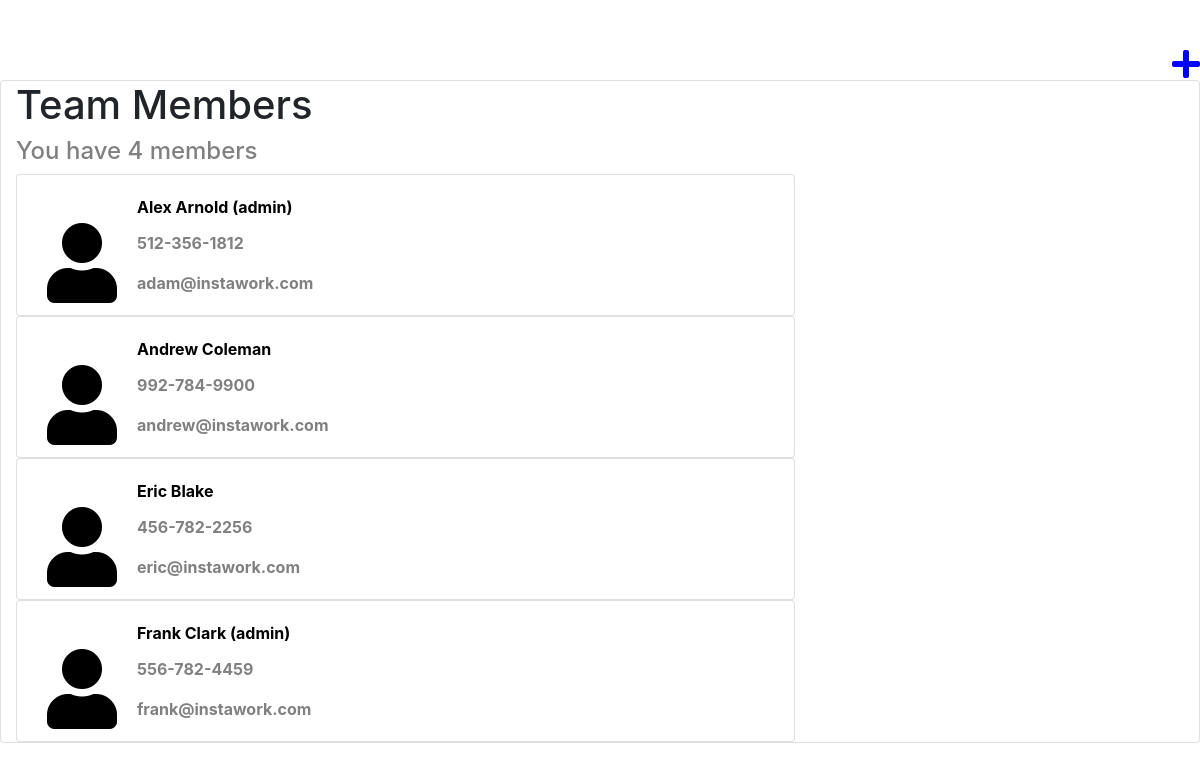
/members/list/, run on an earlier commit of the app's database.
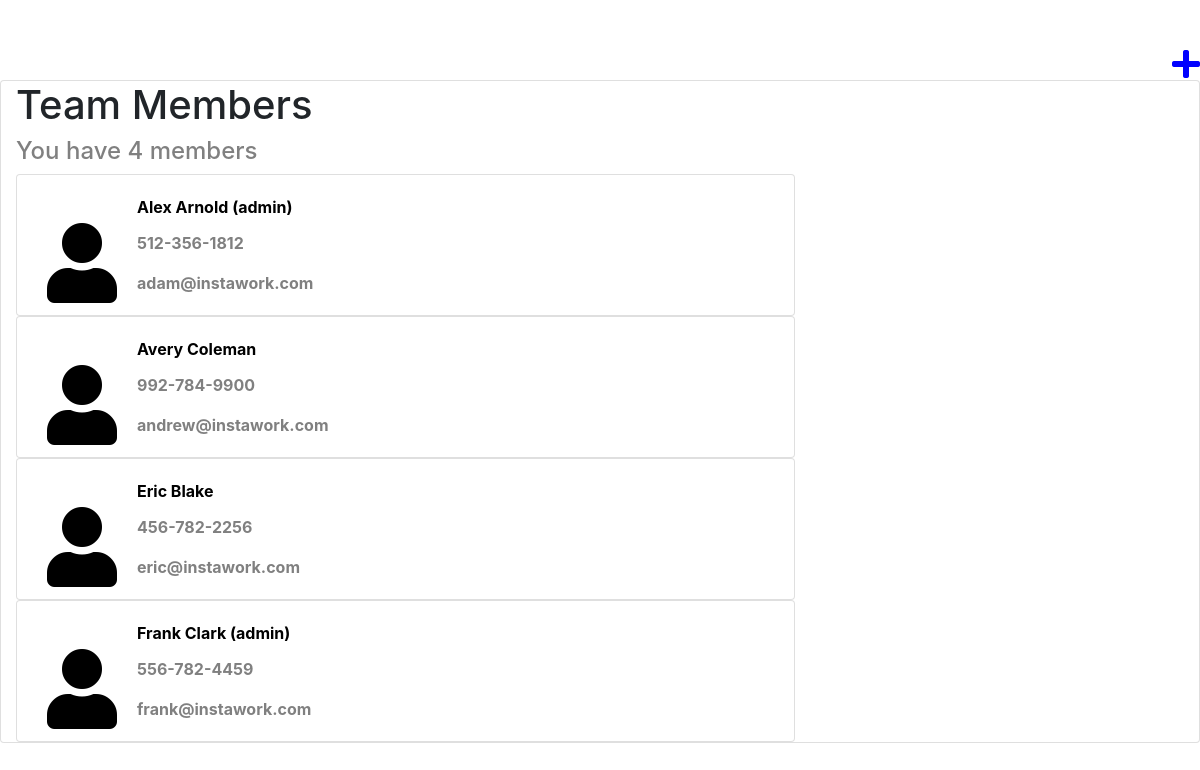
And on a later commit of the database.
### teamlist/models.py (models this page shows)
class TeamMember(models.Model):
    first_name = models.CharField(max_length=100)
    last_name = models.CharField(max_length=100)
    email=models.EmailField(verbose_name='email address' ,
                            max_length=255,
                            unique=True,
    )
    phone=models.CharField(max_length=20,blank=True , validators = [RegexValidator('^\d{3}-\d{3}-\d{4}$' , message='Please enter a valid phone number'),])
    USER_REGULAR = 'USER_REGULAR'
    USER_ADMIN = 'USER_ADMIN'
    USER_CHOICES = (
        (USER_REGULAR , 'REGULAR - Can\'t delete members'),
        (USER_ADMIN , 'ADMIN - Can delete members')
    )
    user_type = models.CharField(max_length=20 , choices=USER_CHOICES , blank=False , default=USER_REGULAR)

### teamlist/views.py (the view)
# urls.py: path('list/' , ListUserView.as_view() , name='list'),
class ListUserView(ListView):
    model = TeamMember
    template_name = 'listusers.html'

### teamlist/templates/listusers.html
  {% extends 'base.html' %}
  {% block content %}
<a href="/members/create"><i class="fas fa-plus fa-2x mt-5" style="float:right;color:blue"></i></a>
<div class="container-fluid card mb-3">
<h1>Team Members</h1>
{% if  object_list|length == 1 %}
<h4 style="color:#808080">You have {{ object_list | length }} member</h4>
{% else %}
<h4 style="color:#808080">You have {{ object_list | length }} members</h4>
{% endif %}
{% for member in object_list %}
<div class = "card col-md-8">
<div class="col-md-4" style="display:flex">
<a href = /members/{{ member.id }}/update>
    <i class="fa fa-user fa-5x mt-5 card-img" style="float:right;color:black"></i>
<div class ="card-body">
<p class = "card-title" style="color:black"><b>{{ member.first_name }}   {{member.last_name }} {% if member.user_type == 'USER_ADMIN' %}(admin){% endif %}</b></p>
<p class = "card-text" style="color:#808080"><b>{{ member.phone }}</b></p>
<div class="card-text" style="color:#808080"><b>{{  member.email }}</b></div>
</a>
</div>
</div>
</div>
{% endfor %}
{% endblock %}

What changed in the data, as far as the page shows it:
changed TeamMember "Coleman": first_name "Andrew" → "Avery"
